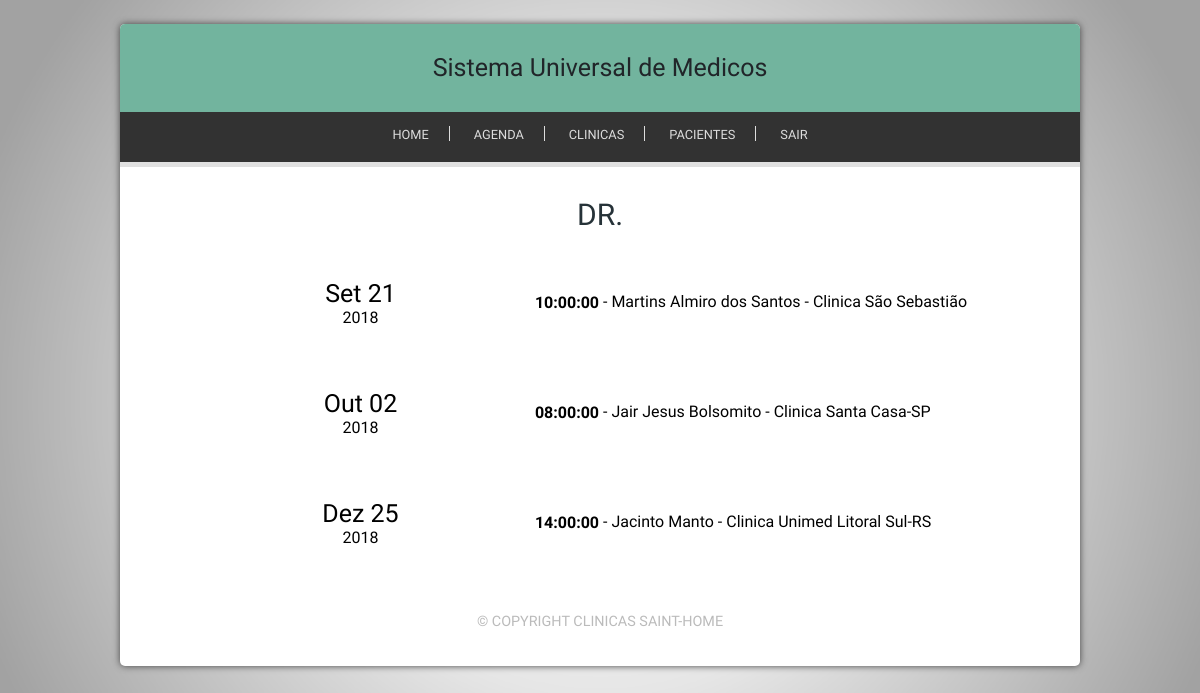
Page /SistemaAdmin/index.php/medico/agenda on the committed database.
### tables this page shows
CREATE TABLE consulta ( crm_medico VARCHAR(15),
                        cpf_paciente VARCHAR(14),
                        horario TIME,
                        data DATE,
                        cnpj_clinica VARCHAR(20),
                        diagnostico VARCHAR(100),
                        receita VARCHAR(128),
                        PRIMARY KEY (data, horario),
                        FOREIGN KEY (crm_medico) REFERENCES medico(crm),
                        FOREIGN KEY (cpf_paciente) REFERENCES paciente(cpf),
                        FOREIGN KEY (cnpj_clinica) REFERENCES clinica(cnpj)
);

CREATE TABLE paciente (	cpf VARCHAR(14),
						nome VARCHAR(50),
                        data_nas DATE,
                        email VARCHAR(150),
                        endereco VARCHAR(100),
                        telefone VARCHAR(50),
                        usuario VARCHAR(256) NOT NULL UNIQUE,
                        senha VARCHAR(256),
						PRIMARY KEY (cpf)
);

CREATE TABLE clinica (	cnpj VARCHAR(20),
						nome VARCHAR(50),
                        nome_gerente VARCHAR(50),
                        endereco VARCHAR(100),
                        telefone VARCHAR(50),
						PRIMARY KEY (cnpj)
);

### SistemaAdmin/application/controllers/medico/Agenda.php (called while the page is built, shortened)
<?php
class Agenda extends CI_Controller {
	public function __construct() {
        $this->load->model('Consulta_model');
        $this->load->model('Medico_model');
	}
	public function index() {
        $dados_consulta['query'] = $this->Consulta_model->get_consultas_por_medico($this->session->userdata('crm'));
		$this->load->view('medico/agenda', $dados_consulta);
	}
}

### SistemaAdmin/index.php (called while the page is built, shortened)
<?php
require_once BASEPATH.'core/CodeIgniter.php';

### SistemaAdmin/application/models/Consulta_model.php (called while the page is built, shortened)
<?php
class Consulta_model extends CI_Model {
    public function get_consultas_por_medico($crm) {
        $this->db->select('consulta.data, consulta.horario, paciente.nome AS nome_paciente, clinica.nome AS nome_clinica');
        $this->db->from('consulta');
        $this->db->join('paciente', 'consulta.cpf_paciente = paciente.cpf');
        $this->db->join('clinica', 'clinica.cnpj = consulta.cnpj_clinica');
        $this->db->order_by('data','ASC');
        $query = $this->db->get();
        if ($query->num_rows() > 0) {
            return $query;
        }
        else {
            return false;
        }
    }
}
?>

### SistemaAdmin/application/views/medico/agenda.php (the view)
<?php require_once ('application/views/medico/header.php')?>
<?php
    if (session_status() != PHP_SESSION_NONE)
        echo "<p style='text-align:center; margin-top:30px; font-size:30px'> DR. " . $this->session->userdata('nome') . "</p>";
?>
<?php
    $NOME_MESES = array(    1 => "Jan",
                            2 => "Fev",
                            3 => "Mar",
                            4 => "Abr",
                            5 => "Mai",
                            6 => "Jun",
                            7 => "Jul",
                            8 => "Ago",
                            9 => "Set",
                            10 => "Out",
                            11 => "Nov",
                            12 => "Dez");
    $datas = array();
    $consultas = array(array());
    foreach($query->result() as $row) {
        if(in_array($row->data, $datas) == false) {
            $datas[] = $row->data;
        }
        $consultas[$row->data][] = $row;
    }
?>
<?php foreach($datas as $data) {
    $data_sepadada = explode("-", $data);
    $dia = $data_sepadada[2];
    $mes = $NOME_MESES[intval($data_sepadada[1])];
    $ano = $data_sepadada[0];
    $consultasNoDia = count($consultas[$data]) + 1;
    echo'
    <table>
        <tr class="coluna-titulo">
            <td rowspan='.$consultasNoDia.'> <span class="letra-mes">'. $mes .' '. $dia .'</span> <br>'. $ano .'</td>
        </tr>';
        foreach($consultas[$data] as $consulta) {
            echo '
            <tr>
                <td width=60%><b>'. $consulta->horario .'</b> - '. $consulta->nome_paciente .' - '.$consulta->nome_clinica .'</td>
            </tr>
            ';
        }
    echo'
    </table>
    ';
}
?>
<?php require_once ('application/views/footer.php')?>

### SistemaAdmin/assets/css/style.css (style rules this page uses)
* { margin:0; padding:0; box-sizing:border-box; -webkit-box-sizing:border-box; -moz-box-sizing:border-box; -o-box-sizing:border-box; -ms-box-sizing:border-box; vertical-align:middle; font-family: 'Amiko'; }
html, body { height:100%; background:#ddd url(../img/fundo.png) fixed no-repeat center; background-size:100%; }
body { font-size:1em; font-family: 'rregular'; }
p { line-height:1.2em; font-size:1em; letter-spacing:0; color:#263238; }
table { width: 800px; border-collapse: collapse; overflow: hidden; box-shadow: 0 0 20px rgba(17, 1, 1, 0.123); color: #000; margin: 30px auto; }
th, td { padding: 15px; background-color: rgba(255, 255, 255, 0.2); }

### SistemaAdmin/assets/css/medico.css (style rules this page uses)
table { border: 1px solid black; padding: 10px; border-radius: 10px 5px; box-shadow: 0 0 20px rgba(17, 1, 1, 0); }
.coluna-titulo { text-align: center; border-right: 2px solid black; }
.letra-mes { font-size: 25px; }

### rows in the picture
consulta: horario "10:00:00", cpf_paciente.nome "Martins Almiro dos Santos", cnpj_clinica.nome "Clinica São Sebastião"
consulta: horario "08:00:00", cpf_paciente.nome "Jair Jesus Bolsomito", cnpj_clinica.nome "Clinica Santa Casa-SP"
consulta: horario "14:00:00", cpf_paciente.nome "Jacinto Manto", cnpj_clinica.nome "Clinica Unimed Litoral Sul-RS"

### other values in the picture
$mes "Set"
$dia "21"
$ano "2018"
$mes "Out"
$dia "02"
$mes "Dez"
$dia "25"
